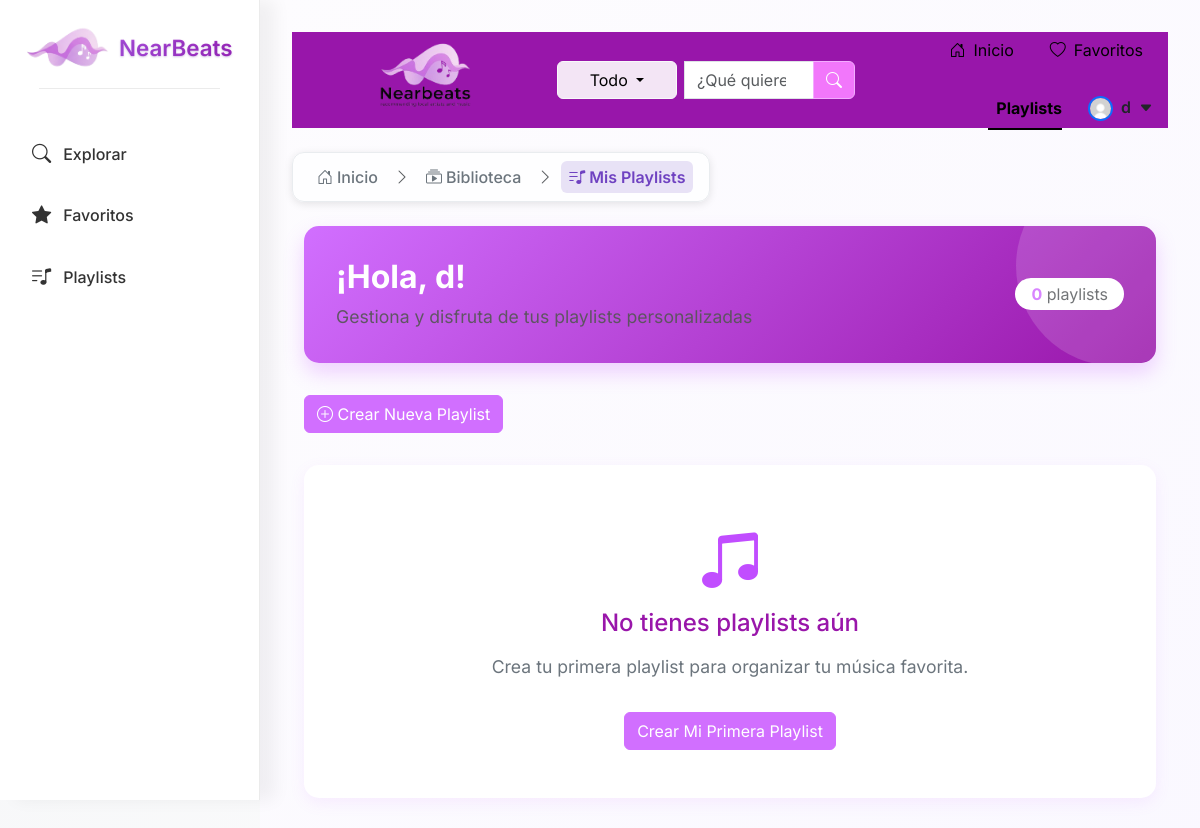
Before: /playlists/ (signed in) with the older database file.
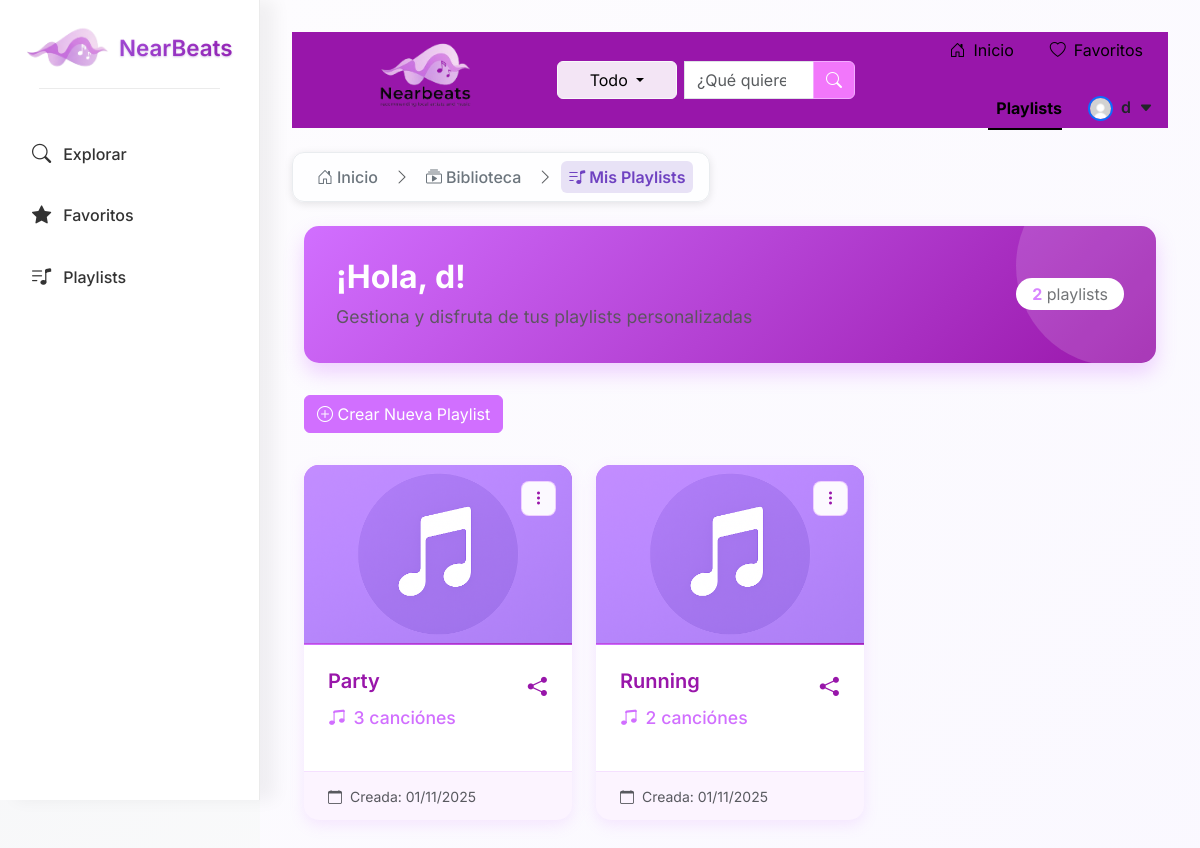
After: the same page with the newer database file.
### usuarios/models.py (models this page shows, shortened)
class Usuario(AbstractBaseUser, PermissionsMixin):
    ROLES = (
        ('Artista', 'Artista'),
        ('Oyente', 'Oyente'),
    )
    email = models.EmailField(unique=True)             # User's email (unique identifier)
    nombre = models.CharField(max_length=100)          # User's name
    rol = models.CharField(max_length=10, choices=ROLES)  # User role: Artista or Oyente
    is_active = models.BooleanField(default=True)      # Can the user log in?
    is_staff = models.BooleanField(default=False)      # Can access Django admin?
    objects = UsuarioManager()                         # Link to custom manager
    USERNAME_FIELD = 'email'                           # Use email as login identifier
    REQUIRED_FIELDS = ['nombre', 'rol']                # Fields required when creating a superuser

### library/models.py (models this page shows, shortened)
class Playlist(models.Model):
    name = models.CharField(max_length=255)
    description = models.TextField(blank=True)
    user = models.ForeignKey(
        settings.AUTH_USER_MODEL,
        on_delete=models.CASCADE,
        related_name="playlists"
    )
    songs = models.ManyToManyField('Song', through='PlaylistSong', related_name='playlists')
    cover_image = models.ImageField(
        upload_to='playlist_covers/',
        blank=True,
        null=True,
        help_text="Portada personalizada de la playlist"
    )
    created_at = models.DateTimeField(auto_now_add=True)
    updated_at = models.DateTimeField(auto_now=True)
    class Meta:
        ordering = ['-created_at']
        unique_together = ['name', 'user']

### library/views.py (the view)
# urls.py: path('playlists/', libraryViews.playlists, name='playlists'),
@login_required
def playlists(request):
    user_playlists = Playlist.objects.filter(user=request.user).prefetch_related('songs')
    return render(request, 'playlists.html', {'playlists': user_playlists})

### library/templates/playlists.html (shortened to what this page needs)
{% extends "base_library.html" %}
{% load static %}
{% block extra_css %}
  <link rel="stylesheet" href="{% static 'css/style_viewplaylists.css' %}?v=1">
{% endblock %}
{% block content %}
<div class="container-fluid">
    <div class="user-banner">
        <div class="row align-items-center">
            <div class="col-md-8">
                <h2>¡Hola, {{ request.user.nombre|default:"Usuario" }}!</h2>
                <p>Gestiona y disfruta de tus playlists personalizadas</p>
            </div>
            <div class="col-md-4 text-md-end">
                <div class="d-inline-block bg-white rounded-pill px-3 py-1">
                    <span class="text-purple fw-bold" style="color: var(--primary-purple) !important;">{{ playlists|length }}</span>
                    <span class="text-muted"> playlist{{ playlists|length|pluralize:"s" }}</span>
                </div>
            </div>
        </div>
    </div>
    <div class="action-buttons">
        <a href="{% url 'create_playlist' %}" class="btn btn-primary">
            <i class="bi bi-plus-circle"></i> Crear Nueva Playlist
        </a>
    </div>
    <div class="row">
        {% if playlists %}
            {% for playlist in playlists %}
            <div class="col-md-6 col-lg-4 mb-4">
                <div class="card playlist-card h-100">
                    <div class="playlist-actions">
                        <div class="dropdown">
                            <button class="dropdown-toggle" type="button" data-bs-toggle="dropdown" aria-expanded="false"
                                    onclick="event.preventDefault(); event.stopPropagation();">
                                <i class="bi bi-three-dots-vertical"></i>
                            </button>
                        </div>
                    </div>
                    <a href="{% url 'playlist_detail' playlist.id %}" class="playlist-link">
                        {% if playlist.cover_image %}
                            <img src="{{ playlist.cover_image.url }}" alt="{{ playlist.name }}" class="playlist-cover">
                        {% else %}
                            <div class="playlist-cover playlist-cover-default">
                                <img src="{% static 'images/sin_portada.png' %}" alt="{{ playlist.name }}" class="playlist-cover">
                            </div>
                        {% endif %}
                        <div class="card-body">
                            <div class="d-flex justify-content-between">
                                <h5 class="card-title">{{ playlist.name }}</h5>
                                <button class="btn btn-link p-0 share-btn"
                                        onclick="event.stopPropagation(); event.preventDefault(); share_playlist('{{ playlist.id }}');"
                                        title="Compartir playlist">
                                    <i class="bi bi-share-fill" style="font-size: 1.2rem; color: #9816AA; "></i>
                                </button>
                            </div>
                            <p class="card-text">
                                <span class="song-count">
                                    <i class="bi bi-music-note-beamed"></i>
                                    {{ playlist.songs.count }} canción{{ playlist.songs.count|pluralize:"es" }}
                                </span>
                            </p>
                        </div>
                        <div class="card-footer text-muted">
                            <small><i class="bi bi-calendar me-1"></i> Creada: {{ playlist.created_at|date:"d/m/Y" }}</small>
                        </div>
                    </a>
                </div>
            </div>
            {% endfor %}
        {% else %}
            <div class="col-12">
                <div class="empty-state">
                    <i class="bi bi-music-note-beamed"></i>
                    <h4>No tienes playlists aún</h4>
                    <p>Crea tu primera playlist para organizar tu música favorita.</p>
                    <a href="{% url 'create_playlist' %}" class="btn btn-primary">
                        Crear Mi Primera Playlist
                    </a>
                </div>
            </div>
        {% endif %}
    </div>
</div>
{% endblock %}

### library/templates/base_library.html (shortened to what this page needs)
{% load static %}
<!DOCTYPE html>
<html lang="es">
<head>
  <link href="https://cdn.jsdelivr.net/npm/bootstrap@5.3.7/dist/css/bootstrap.min.css" rel="stylesheet"/>
  <link href="https://cdn.jsdelivr.net/npm/bootstrap-icons@1.11.3/font/bootstrap-icons.css" rel="stylesheet"/>
  <link rel="stylesheet" href="{% static 'css/style_BaseLibrary.css' %}?v=1">
  <link rel="stylesheet" href="{% static 'css/styleLibrary.css' %}?v=1">
  <link rel="stylesheet" href="{% static 'css/styleFavorites.css' %}?v=1">
  <link rel="stylesheet" href="{% static 'main/css/estilo.css' %}?v=1">
  {% block extra_css %}{% endblock %}
</head>
<body>
  <aside class="sidebar fade-in">
    <div class="logo-container">
      <div class="logo">
        <img src="{% static 'images/NearBeats_SF.png' %}" alt="NearBeats">
        <span class="brand-name">NearBeats</span>
      </div>
      <div class="divider"></div>
    </div>
    <ul class="nav-links">
      <li>
        <a href="{% url 'see_library' %}"
           class="{% if request.resolver_match.url_name == 'see_library' %}active{% endif %}">
           <i class="bi bi-search"></i> Explorar
        </a>
      </li>
      {% if user.is_authenticated %}
      <li>
        <a href="{% url 'favorites' %}"
           class="{% if request.resolver_match.url_name == 'favorites' %}active{% endif %}">
           <i class="bi bi-star-fill"></i> Favoritos
        </a>
      </li>
        <li>
        <a href="{% url 'playlists' %}">
           <i class="bi bi-music-note-list"></i> Playlists
        </a>
      </li>
       {% endif %}
    </ul>
    <div class="bottom-buttons mt-auto p-2">
    </div>
  </aside>
  <main class="main-content fade-in">
    {% include 'main/main_navbar.html' %}
    <div class="location-indicator mb-4">
      <div class="d-flex align-items-center mb-3">
        <div class="custom-breadcrumb">
          <a href="{% url 'home' %}" class="breadcrumb-item">
            <i class="bi bi-house-door me-1"></i>
            <span>Inicio</span>
          </a>
          <span class="breadcrumb-divider mx-2">
            <i class="bi bi-chevron-right text-muted"></i>
          </span>
          <a href="{% url 'see_library' %}" class="breadcrumb-item">
            <i class="bi bi-collection-play me-1"></i>
            <span>Biblioteca</span>
          </a>
          {% if 'playlist' in request.resolver_match.url_name %}
            {% if request.resolver_match.url_name == 'playlists' %}
              <span class="breadcrumb-divider mx-2">
                <i class="bi bi-chevron-right text-muted"></i>
              </span>
              <span class="breadcrumb-item active">
                <i class="bi bi-music-note-list me-1"></i>
                <span>Mis Playlists</span>
              </span>
            {% endif %}
          {% endif %}
        </div>
      </div>
    </div>
    {% block content %}{% endblock %}
  </main>
</body>
</html>

### main/templates/main/main_navbar.html (shortened to what this page needs)
{% load static %}
<nav class="main-navbar d-flex justify-content-between align-items-center" style="padding-left: 2px;">
    <a href="{% url 'home' %}" class="navbar-brand d-inline-flex align-items-center">
        <img src="{% static 'images/NearBeatsLogo.png' %}" alt="NearBeats Logo" style="max-height: 150px;">
    </a>
    {% if request.resolver_match.url_name != 'upload_songs' and request.resolver_match.url_name != 'login' and request.resolver_match.url_name != 'register' %}
    <form class="d-flex align-items-center w-50 form-search" method="GET" action="{% url 'buscar' %}">
    <div class="input-group position-relative">
            <div class="btn-group me-2">
                <button type="button" class="btn btn-light dropdown-toggle" data-bs-toggle="dropdown"
                    aria-expanded="false" id="dropdownFiltro" style="background-color: #f3e5f5; min-width: 120px;">
                    <span id="filtroSeleccionado">
                        {% if filterOption == "titulo" %}Título
                        {% elif filterOption == "artista" %}Artista
                        {% elif filterOption == "genero" %}Género
                        {% elif filterOption == "año_publicacion" %}Año de Publicación
                        {% elif filterOption == "emocion" %}Emoción
                        {% else %}Todo{% endif %}
                    </span>
                </button>
            </div>
            <input type="search" class="form-control" name="q" id="busqueda" placeholder="¿Qué quieres escuchar hoy?"
                value="{{ searchTerm }}" autocomplete="off">
            <button type="submit" class="btn btn-search" aria-label="Buscar">
                <i class="bi bi-search" aria-hidden="true"></i>
            </button>
        </div>
    </form>
    {% else %}
    <div class="w-40"></div>
    {% endif %}
     <ul class="nav justify-content-end nav-underline nav-underlinem align-items-center w-50">
    <li class="nav-item nav-itemm nav-itemmHome">
        <a class="nav-link nav-linkm {% if request.resolver_match.url_name == 'home' %}active{% endif %}"
            aria-current="page" href="{% url 'home' %}">
            <i class="bi bi-house-door me-2"></i>Inicio
        </a>
    </li>
        {% if user.is_authenticated %}
    <li class="nav-item nav-itemm">
        <a class="nav-link nav-linkm {% if request.resolver_match.url_name == 'favorites' %}active{% endif %}"
           href="{% url 'favorites' %}">
            <i class="bi bi-heart me-2"></i>Favoritos
        </a>
    </li>
    <li class="nav-item nav-itemm">
        <a class="nav-link nav-linkm {% if request.resolver_match.url_name == 'playlists' %}active{% endif %}"
           href="{% url 'playlists' %}">
            Playlists
        </a>
    </li>
<li class="nav-item dropdown">
    <a class="nav-link d-flex align-items-center profile-toggle text-dark" href="#" id="userDropdown"
        role="button" data-bs-toggle="dropdown" aria-expanded="false" style="text-decoration: none;">
        <img src="{% static 'images/default_profile.jpeg' %}" alt="Foto de perfil"
            class="rounded-circle border border-2 border-primary"
            style="width: 25px; height: 25px; object-fit: cover;">
        <div class="d-none d-md-flex flex-column align-items-start ms-2">
            <span class="fw-semibold" style="line-height: 1.2;">{{ user.nombre }}</span>
        </div>
        <i class="bi bi-caret-down-fill ms-2 small"></i>
    </a>
</li>
        {% endif %}
    </ul>
</nav>
{% if request.resolver_match.url_name != 'upload_songs' and request.resolver_match.url_name != 'login' and request.resolver_match.url_name != 'register' %}
{% if canciones %}
<div class="row mt-4 justify-content-center">
    {% if most_listened_artist != None %}
    <div class="col-auto d-flex flex-column align-items-center">
        <button type="button" class="btn btn_m_artist">Artista más
        escuchado de esta categoria</button>
        <div class="card mb-3" style="max-width: 540px;">
            <div class="row g-0">
                <div class="col-md-4">
                <img src="{{ artist_photo.url }}" class="img-fluid
                rounded-start" alt="Foto de perfil de artista">
                </div>
                <div class="col-md-8">
                    <div class="card-body">
                        <h5 class="card-title">{{most_listened_artist}}</h5>
                        <p class="card-text">Número de reproducciones: {{ cant_reproductions }}.</p>
                    </div>
                </div>
            </div>
        </div>
    </div>
    {% endif %}
    {% for song in canciones %}
    <div class="col-12 mb-4 d-flex justify-content-center">
        <div class="card shadow-sm w-75" style="min-height: 180px;">
            <div class="row g-0 align-items-center">
                <div class="col-auto">
                    {% if song.cover_image %}
                    <img src="{{ song.cover_image.url }}" alt="{{ song.title }}"
                        style="width: 180px; height: 120px; object-fit: cover; margin: 10px; border-radius: 10px;">
                    {% else %}
                    <img src="{% static 'images/sin_portada.png' %}" alt="Sin imagen"
                        style="width: 180px; height: 120px; object-fit: cover; margin: 10px; border-radius: 10px;">
                    {% endif %}
                </div>
                <div class="col ps-3">
                    <div class="card-body">
                        <h5 class="card-title mb-2">{{ song.title }}</h5>
                        <p class="card-text text-muted mb-2">{{ song.artist_name }}</p>
                        {% if song.audio_file %}
                        <audio controls controlslist="nodownload" oncontextmenu="return false;" style="width: 100%;">
                            <source src="{{ song.audio_file.url }}" type="audio/mpeg">
                            Tu navegador no soporta audio.
                        </audio>
                        {% else %}
                        <small class="text-muted">Audio no disponible</small>
                        {% endif %}
                    </div>
                </div>
            </div>
        </div>
    </div>
    {% endfor %}
</div>
{% else %}
<br>
{% endif %}
{% endif %}

Changed rows visible on the page:
added Playlist: name "Party", songs.count "3", created_at "01/11/2025"
added Playlist: name "Running", songs.count "2", created_at "01/11/2025"
Other visible differences:
{{ playlists|length }}: "0" → "2"
text no longer shown: "No tienes playlists aún Crea tu primera playlist para organizar tu música favorita. Crear Mi Primera Playlist"
